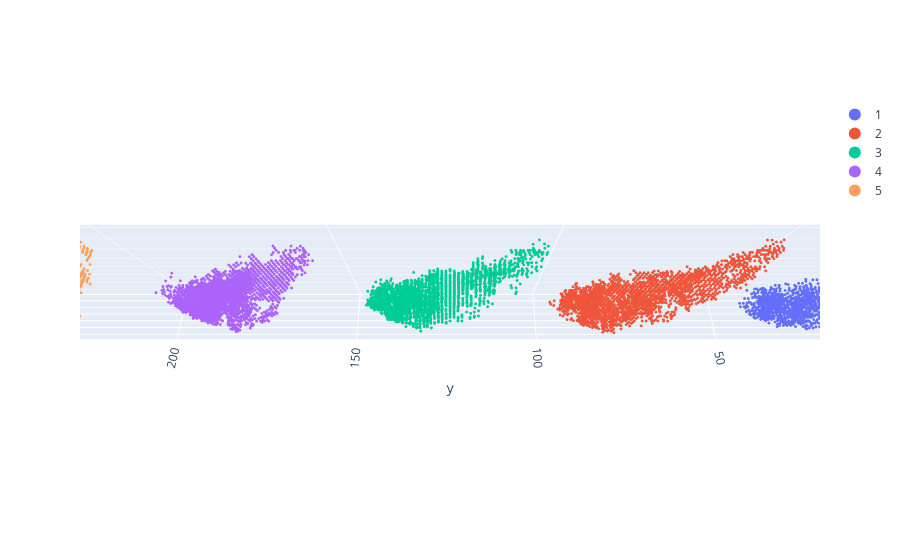

The cell this chart's notebook holds for it:
### Code cell
#Draw all averages (buckets)

av_volumes = {k:v.vol for k,v in averages.items()}
cld.draw(av_volumes, shift=(0,50,0), th_min=0.3)

### Figure 1 — Plotly figure (JSON) as saved in the notebook; plotly's stock layout.template omitted (floating-point values rounded to 4 significant figures; data arrays with more than 128 entries replaced by an {"elided": "..."} marker saying what was removed)
{"data": [{"marker": {"opacity": 1, "size": 1}, "mode": "markers", "name": "1", "type": "scatter3d", "x": {"elided": "1741 int values"}, "y": {"elided": "1741 int values"}, "z": {"elided": "1741 int values"}}, {"marker": {"opacity": 1, "size": 1}, "mode": "markers", "name": "2", "type": "scatter3d", "x": {"elided": "1951 int values"}, "y": {"elided": "1951 int values"}, "z": {"elided": "1951 int values"}}, {"marker": {"opacity": 1, "size": 1}, "mode": "markers", "name": "3", "type": "scatter3d", "x": {"elided": "2056 int values"}, "y": {"elided": "2056 int values"}, "z": {"elided": "2056 int values"}}, {"marker": {"opacity": 1, "size": 1}, "mode": "markers", "name": "4", "type": "scatter3d", "x": {"elided": "2085 int values"}, "y": {"elided": "2085 int values"}, "z": {"elided": "2085 int values"}}, {"marker": {"opacity": 1, "size": 1}, "mode": "markers", "name": "5", "type": "scatter3d", "x": {"elided": "2497 int values"}, "y": {"elided": "2497 int values"}, "z": {"elided": "2497 int values"}}], "layout": {"legend": {"itemsizing": "constant"}, "scene": {"aspectmode": "data", "camera": {"eye": {"x": -0.8, "y": 0, "z": 2}}}, "title": {"text": ""}}}
